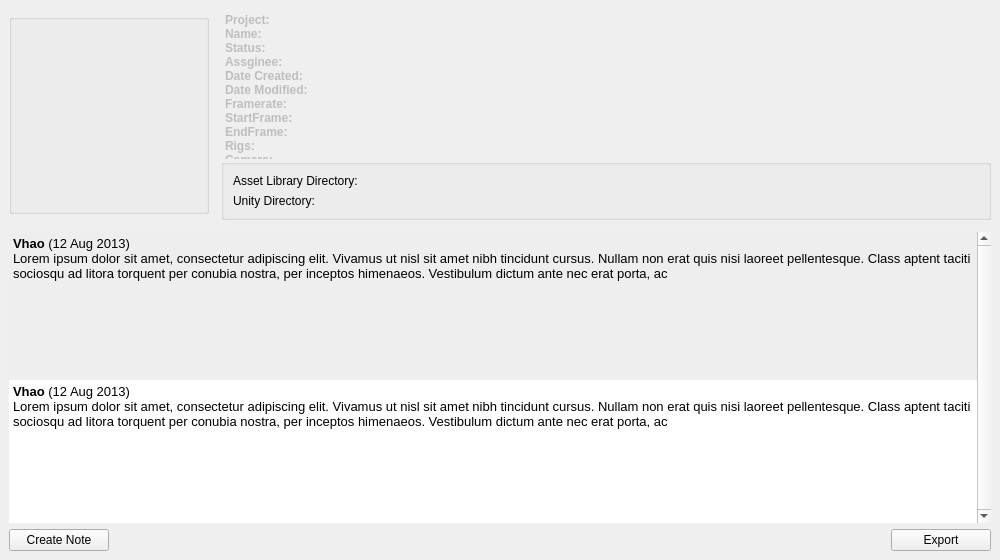
<?xml version="1.0" encoding="UTF-8"?>
<ui version="4.0">
 <class>MainWindow</class>
 <widget class="QMainWindow" name="MainWindow">
  <property name="geometry">
   <rect>
    <x>0</x>
    <y>0</y>
    <width>1000</width>
    <height>560</height>
   </rect>
  </property>
  <property name="minimumSize">
   <size>
    <width>1000</width>
    <height>560</height>
   </size>
  </property>
  <property name="maximumSize">
   <size>
    <width>1000</width>
    <height>560</height>
   </size>
  </property>
  <property name="windowTitle">
   <string>MainWindow</string>
  </property>
  <widget class="QWidget" name="centralwidget">
   <layout class="QVBoxLayout" name="verticalLayout_3">
    <item>
     <layout class="QHBoxLayout" name="horizontalLayout_9">
      <property name="leftMargin">
       <number>0</number>
      </property>
      <item>
       <widget class="QGroupBox" name="groupBox_2">
        <property name="minimumSize">
         <size>
          <width>200</width>
          <height>200</height>
         </size>
        </property>
        <property name="maximumSize">
         <size>
          <width>200</width>
          <height>200</height>
         </size>
        </property>
        <property name="autoFillBackground">
         <bool>false</bool>
        </property>
        <property name="styleSheet">
         <string notr="true"/>
        </property>
        <property name="title">
         <string/>
        </property>
        <property name="flat">
         <bool>false</bool>
        </property>
        <layout class="QVBoxLayout" name="verticalLayout_7">
         <property name="margin">
          <number>0</number>
         </property>
         <item>
          <layout class="QHBoxLayout" name="horizontalLayout_4">
           <property name="spacing">
            <number>6</number>
           </property>
           <item>
            <widget class="QLabel" name="assetIconLabel_2">
             <property name="sizePolicy">
              <sizepolicy hsizetype="Preferred" vsizetype="Preferred">
               <horstretch>0</horstretch>
               <verstretch>0</verstretch>
              </sizepolicy>
             </property>
             <property name="minimumSize">
              <size>
               <width>0</width>
               <height>0</height>
              </size>
             </property>
             <property name="maximumSize">
              <size>
               <width>16777215</width>
               <height>16777215</height>
              </size>
             </property>
             <property name="cursor">
              <cursorShape>PointingHandCursor</cursorShape>
             </property>
             <property name="toolTip">
              <string>Click to see 3D asset in web browser</string>
             </property>
             <property name="text">
              <string/>
             </property>
             <property name="pixmap">
              <pixmap>../../../../../../Desktop/Asset_01/Asset_01_icon.png</pixmap>
             </property>
             <property name="scaledContents">
              <bool>true</bool>
             </property>
            </widget>
           </item>
          </layout>
         </item>
        </layout>
       </widget>
      </item>
      <item>
       <layout class="QVBoxLayout" name="verticalLayout_16">
        <property name="spacing">
         <number>0</number>
        </property>
        <property name="leftMargin">
         <number>6</number>
        </property>
        <property name="topMargin">
         <number>0</number>
        </property>
        <property name="rightMargin">
         <number>0</number>
        </property>
        <property name="bottomMargin">
         <number>0</number>
        </property>
        <item>
         <widget class="QTextEdit" name="infoTextEdit">
          <property name="enabled">
           <bool>false</bool>
          </property>
          <property name="sizePolicy">
           <sizepolicy hsizetype="Expanding" vsizetype="Fixed">
            <horstretch>0</horstretch>
            <verstretch>0</verstretch>
           </sizepolicy>
          </property>
          <property name="minimumSize">
           <size>
            <width>0</width>
            <height>0</height>
           </size>
          </property>
          <property name="maximumSize">
           <size>
            <width>16777215</width>
            <height>150</height>
           </size>
          </property>
          <property name="frameShape">
           <enum>QFrame::NoFrame</enum>
          </property>
          <property name="verticalScrollBarPolicy">
           <enum>Qt::ScrollBarAlwaysOff</enum>
          </property>
          <property name="horizontalScrollBarPolicy">
           <enum>Qt::ScrollBarAlwaysOff</enum>
          </property>
          <property name="html">
           <string>&lt;!DOCTYPE HTML PUBLIC &quot;-//W3C//DTD HTML 4.0//EN&quot; &quot;http://www.w3.org/TR/REC-html40/strict.dtd&quot;&gt;
&lt;html&gt;&lt;head&gt;&lt;meta name=&quot;qrichtext&quot; content=&quot;1&quot; /&gt;&lt;style type=&quot;text/css&quot;&gt;
p, li { white-space: pre-wrap; }
&lt;/style&gt;&lt;/head&gt;&lt;body style=&quot; font-family:'Lucida Grande'; font-size:13pt; font-weight:400; font-style:normal;&quot;&gt;
&lt;p style=&quot; margin-top:0px; margin-bottom:0px; margin-left:0px; margin-right:0px; -qt-block-indent:0; text-indent:0px;&quot;&gt;&lt;span style=&quot; font-size:9pt; font-weight:600;&quot;&gt;Project:&lt;/span&gt;&lt;/p&gt;
&lt;p style=&quot; margin-top:0px; margin-bottom:0px; margin-left:0px; margin-right:0px; -qt-block-indent:0; text-indent:0px;&quot;&gt;&lt;span style=&quot; font-size:9pt; font-weight:600;&quot;&gt;Name:&lt;/span&gt;&lt;/p&gt;
&lt;p style=&quot; margin-top:0px; margin-bottom:0px; margin-left:0px; margin-right:0px; -qt-block-indent:0; text-indent:0px;&quot;&gt;&lt;span style=&quot; font-size:9pt; font-weight:600;&quot;&gt;Status:&lt;/span&gt;&lt;/p&gt;
&lt;p style=&quot; margin-top:0px; margin-bottom:0px; margin-left:0px; margin-right:0px; -qt-block-indent:0; text-indent:0px;&quot;&gt;&lt;span style=&quot; font-size:9pt; font-weight:600;&quot;&gt;Assginee:&lt;/span&gt;&lt;/p&gt;
&lt;p style=&quot; margin-top:0px; margin-bottom:0px; margin-left:0px; margin-right:0px; -qt-block-indent:0; text-indent:0px;&quot;&gt;&lt;span style=&quot; font-size:9pt; font-weight:600;&quot;&gt;Date Created:&lt;/span&gt;&lt;/p&gt;
&lt;p style=&quot; margin-top:0px; margin-bottom:0px; margin-left:0px; margin-right:0px; -qt-block-indent:0; text-indent:0px;&quot;&gt;&lt;span style=&quot; font-size:9pt; font-weight:600;&quot;&gt;Date Modified:&lt;/span&gt;&lt;/p&gt;
&lt;p style=&quot; margin-top:0px; margin-bottom:0px; margin-left:0px; margin-right:0px; -qt-block-indent:0; text-indent:0px;&quot;&gt;&lt;span style=&quot; font-size:9pt; font-weight:600;&quot;&gt;Framerate:&lt;/span&gt;&lt;/p&gt;
&lt;p style=&quot; margin-top:0px; margin-bottom:0px; margin-left:0px; margin-right:0px; -qt-block-indent:0; text-indent:0px;&quot;&gt;&lt;span style=&quot; font-size:9pt; font-weight:600;&quot;&gt;StartFrame:&lt;/span&gt;&lt;/p&gt;
&lt;p style=&quot; margin-top:0px; margin-bottom:0px; margin-left:0px; margin-right:0px; -qt-block-indent:0; text-indent:0px;&quot;&gt;&lt;span style=&quot; font-size:9pt; font-weight:600;&quot;&gt;EndFrame:&lt;/span&gt;&lt;/p&gt;
&lt;p style=&quot; margin-top:0px; margin-bottom:0px; margin-left:0px; margin-right:0px; -qt-block-indent:0; text-indent:0px;&quot;&gt;&lt;span style=&quot; font-size:9pt; font-weight:600;&quot;&gt;Rigs:&lt;/span&gt;&lt;/p&gt;
&lt;p style=&quot; margin-top:0px; margin-bottom:0px; margin-left:0px; margin-right:0px; -qt-block-indent:0; text-indent:0px;&quot;&gt;&lt;span style=&quot; font-size:9pt; font-weight:600;&quot;&gt;Camera:&lt;/span&gt;&lt;/p&gt;
&lt;p style=&quot; margin-top:0px; margin-bottom:0px; margin-left:0px; margin-right:0px; -qt-block-indent:0; text-indent:0px;&quot;&gt;&lt;span style=&quot; font-size:9pt; font-weight:600;&quot;&gt;Latest Export:&lt;/span&gt;&lt;/p&gt;
&lt;p style=&quot; margin-top:0px; margin-bottom:0px; margin-left:0px; margin-right:0px; -qt-block-indent:0; text-indent:0px;&quot;&gt;&lt;span style=&quot; font-size:9pt; font-weight:600;&quot;&gt;Latest Commit:&lt;/span&gt;&lt;/p&gt;&lt;/body&gt;&lt;/html&gt;</string>
          </property>
         </widget>
        </item>
        <item>
         <widget class="QGroupBox" name="dirsGroupBox">
          <property name="enabled">
           <bool>true</bool>
          </property>
          <property name="minimumSize">
           <size>
            <width>0</width>
            <height>0</height>
           </size>
          </property>
          <property name="maximumSize">
           <size>
            <width>16777215</width>
            <height>16777215</height>
           </size>
          </property>
          <property name="title">
           <string/>
          </property>
          <layout class="QVBoxLayout" name="verticalLayout_6">
           <item>
            <widget class="QLabel" name="assetLibPathLabel">
             <property name="cursor">
              <cursorShape>PointingHandCursor</cursorShape>
             </property>
             <property name="toolTip">
              <string>Click to open Asset Library directory</string>
             </property>
             <property name="text">
              <string>Asset Library Directory:</string>
             </property>
            </widget>
           </item>
           <item>
            <widget class="QLabel" name="unityPathLabel">
             <property name="cursor">
              <cursorShape>PointingHandCursor</cursorShape>
             </property>
             <property name="toolTip">
              <string>Click to open Unity directory</string>
             </property>
             <property name="text">
              <string>Unity Directory:</string>
             </property>
            </widget>
           </item>
          </layout>
         </widget>
        </item>
       </layout>
      </item>
     </layout>
    </item>
    <item>
     <spacer name="verticalSpacer">
      <property name="orientation">
       <enum>Qt::Vertical</enum>
      </property>
      <property name="sizeType">
       <enum>QSizePolicy::Fixed</enum>
      </property>
      <property name="sizeHint" stdset="0">
       <size>
        <width>20</width>
        <height>6</height>
       </size>
      </property>
     </spacer>
    </item>
    <item>
     <widget class="QScrollArea" name="notesScrollArea">
      <property name="minimumSize">
       <size>
        <width>0</width>
        <height>0</height>
       </size>
      </property>
      <property name="maximumSize">
       <size>
        <width>16777215</width>
        <height>16777215</height>
       </size>
      </property>
      <property name="frameShape">
       <enum>QFrame::NoFrame</enum>
      </property>
      <property name="lineWidth">
       <number>0</number>
      </property>
      <property name="verticalScrollBarPolicy">
       <enum>Qt::ScrollBarAlwaysOn</enum>
      </property>
      <property name="horizontalScrollBarPolicy">
       <enum>Qt::ScrollBarAlwaysOff</enum>
      </property>
      <property name="widgetResizable">
       <bool>true</bool>
      </property>
      <widget class="QWidget" name="scrollAreaWidgetContents_2">
       <property name="geometry">
        <rect>
         <x>0</x>
         <y>0</y>
         <width>961</width>
         <height>242</height>
        </rect>
       </property>
       <layout class="QVBoxLayout" name="verticalLayout_2">
        <property name="margin">
         <number>0</number>
        </property>
        <item>
         <widget class="QTextEdit" name="textEdit_7">
          <property name="enabled">
           <bool>true</bool>
          </property>
          <property name="sizePolicy">
           <sizepolicy hsizetype="Preferred" vsizetype="Preferred">
            <horstretch>0</horstretch>
            <verstretch>0</verstretch>
           </sizepolicy>
          </property>
          <property name="maximumSize">
           <size>
            <width>16777215</width>
            <height>16777215</height>
           </size>
          </property>
          <property name="cursor" stdset="0">
           <cursorShape>ArrowCursor</cursorShape>
          </property>
          <property name="toolTip">
           <string>Click to edit/delete note</string>
          </property>
          <property name="styleSheet">
           <string notr="true">background-color: #eeeeee;</string>
          </property>
          <property name="frameShape">
           <enum>QFrame::NoFrame</enum>
          </property>
          <property name="frameShadow">
           <enum>QFrame::Plain</enum>
          </property>
          <property name="lineWidth">
           <number>0</number>
          </property>
          <property name="verticalScrollBarPolicy">
           <enum>Qt::ScrollBarAlwaysOff</enum>
          </property>
          <property name="horizontalScrollBarPolicy">
           <enum>Qt::ScrollBarAlwaysOff</enum>
          </property>
          <property name="autoFormatting">
           <set>QTextEdit::AutoNone</set>
          </property>
          <property name="lineWrapMode">
           <enum>QTextEdit::WidgetWidth</enum>
          </property>
          <property name="html">
           <string>&lt;!DOCTYPE HTML PUBLIC &quot;-//W3C//DTD HTML 4.0//EN&quot; &quot;http://www.w3.org/TR/REC-html40/strict.dtd&quot;&gt;
&lt;html&gt;&lt;head&gt;&lt;meta name=&quot;qrichtext&quot; content=&quot;1&quot; /&gt;&lt;style type=&quot;text/css&quot;&gt;
p, li { white-space: pre-wrap; }
&lt;/style&gt;&lt;/head&gt;&lt;body style=&quot; font-family:'Lucida Grande'; font-size:13pt; font-weight:400; font-style:normal;&quot;&gt;
&lt;p style=&quot; margin-top:0px; margin-bottom:0px; margin-left:0px; margin-right:0px; -qt-block-indent:0; text-indent:0px;&quot;&gt;&lt;span style=&quot; font-size:10pt; font-weight:600;&quot;&gt;Vhao&lt;/span&gt;&lt;span style=&quot; font-size:10pt;&quot;&gt; (12 Aug 2013)&lt;/span&gt;&lt;/p&gt;
&lt;p style=&quot; margin-top:0px; margin-bottom:0px; margin-left:0px; margin-right:0px; -qt-block-indent:0; text-indent:0px;&quot;&gt;&lt;span style=&quot; font-family:'Arial,Helvetica,sans'; font-size:10pt; color:#000000;&quot;&gt;Lorem ipsum dolor sit amet, consectetur adipiscing elit. Vivamus ut nisl sit amet nibh tincidunt cursus. Nullam non erat quis nisi laoreet pellentesque. Class aptent taciti sociosqu ad litora torquent per conubia nostra, per inceptos himenaeos. Vestibulum dictum ante nec erat porta, ac&lt;/span&gt;&lt;/p&gt;&lt;/body&gt;&lt;/html&gt;</string>
          </property>
         </widget>
        </item>
        <item>
         <widget class="QTextEdit" name="textEdit_3">
          <property name="enabled">
           <bool>true</bool>
          </property>
          <property name="sizePolicy">
           <sizepolicy hsizetype="Preferred" vsizetype="Preferred">
            <horstretch>0</horstretch>
            <verstretch>0</verstretch>
           </sizepolicy>
          </property>
          <property name="maximumSize">
           <size>
            <width>16777215</width>
            <height>16777215</height>
           </size>
          </property>
          <property name="cursor" stdset="0">
           <cursorShape>ArrowCursor</cursorShape>
          </property>
          <property name="toolTip">
           <string>Click to edit/delete note</string>
          </property>
          <property name="frameShape">
           <enum>QFrame::NoFrame</enum>
          </property>
          <property name="frameShadow">
           <enum>QFrame::Plain</enum>
          </property>
          <property name="lineWidth">
           <number>0</number>
          </property>
          <property name="verticalScrollBarPolicy">
           <enum>Qt::ScrollBarAlwaysOff</enum>
          </property>
          <property name="horizontalScrollBarPolicy">
           <enum>Qt::ScrollBarAlwaysOff</enum>
          </property>
          <property name="autoFormatting">
           <set>QTextEdit::AutoNone</set>
          </property>
          <property name="lineWrapMode">
           <enum>QTextEdit::WidgetWidth</enum>
          </property>
          <property name="html">
           <string>&lt;!DOCTYPE HTML PUBLIC &quot;-//W3C//DTD HTML 4.0//EN&quot; &quot;http://www.w3.org/TR/REC-html40/strict.dtd&quot;&gt;
&lt;html&gt;&lt;head&gt;&lt;meta name=&quot;qrichtext&quot; content=&quot;1&quot; /&gt;&lt;style type=&quot;text/css&quot;&gt;
p, li { white-space: pre-wrap; }
&lt;/style&gt;&lt;/head&gt;&lt;body style=&quot; font-family:'Lucida Grande'; font-size:13pt; font-weight:400; font-style:normal;&quot;&gt;
&lt;p style=&quot; margin-top:0px; margin-bottom:0px; margin-left:0px; margin-right:0px; -qt-block-indent:0; text-indent:0px;&quot;&gt;&lt;span style=&quot; font-size:10pt; font-weight:600;&quot;&gt;Vhao&lt;/span&gt;&lt;span style=&quot; font-size:10pt;&quot;&gt; (12 Aug 2013)&lt;/span&gt;&lt;/p&gt;
&lt;p style=&quot; margin-top:0px; margin-bottom:0px; margin-left:0px; margin-right:0px; -qt-block-indent:0; text-indent:0px;&quot;&gt;&lt;span style=&quot; font-family:'Arial,Helvetica,sans'; font-size:10pt; color:#000000;&quot;&gt;Lorem ipsum dolor sit amet, consectetur adipiscing elit. Vivamus ut nisl sit amet nibh tincidunt cursus. Nullam non erat quis nisi laoreet pellentesque. Class aptent taciti sociosqu ad litora torquent per conubia nostra, per inceptos himenaeos. Vestibulum dictum ante nec erat porta, ac&lt;/span&gt;&lt;/p&gt;&lt;/body&gt;&lt;/html&gt;</string>
          </property>
         </widget>
        </item>
       </layout>
      </widget>
     </widget>
    </item>
    <item>
     <layout class="QVBoxLayout" name="verticalLayout">
      <item>
       <layout class="QHBoxLayout" name="horizontalLayout">
        <item>
         <widget class="QPushButton" name="concept_createNotePushButton">
          <property name="minimumSize">
           <size>
            <width>100</width>
            <height>0</height>
           </size>
          </property>
          <property name="toolTip">
           <string>Click to create new note</string>
          </property>
          <property name="text">
           <string>Create Note</string>
          </property>
         </widget>
        </item>
        <item>
         <spacer name="horizontalSpacer_5">
          <property name="orientation">
           <enum>Qt::Horizontal</enum>
          </property>
          <property name="sizeType">
           <enum>QSizePolicy::Expanding</enum>
          </property>
          <property name="sizeHint" stdset="0">
           <size>
            <width>0</width>
            <height>20</height>
           </size>
          </property>
         </spacer>
        </item>
        <item>
         <widget class="QPushButton" name="concept_createNotePushButton_2">
          <property name="minimumSize">
           <size>
            <width>100</width>
            <height>0</height>
           </size>
          </property>
          <property name="toolTip">
           <string>Click to create new note</string>
          </property>
          <property name="text">
           <string>Export</string>
          </property>
         </widget>
        </item>
       </layout>
      </item>
     </layout>
    </item>
   </layout>
  </widget>
 </widget>
 <resources/>
 <connections/>
</ui>
